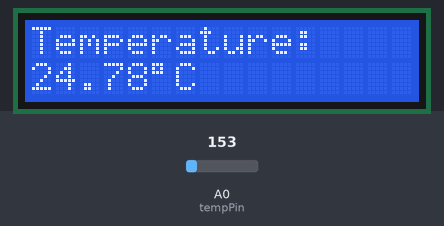
Bench run of a sketch on a simulated Arduino Uno, built with avr-gcc and run on an emulated ATmega328P. Shown: 16×2 character LCD. The test bench sets the inputs (shaded band); at power-on: A0 (tempPin) = 153.

Above: at 1.2 s.
1.3 s: A0 (tempPin) set to 165
At 3.1 s:
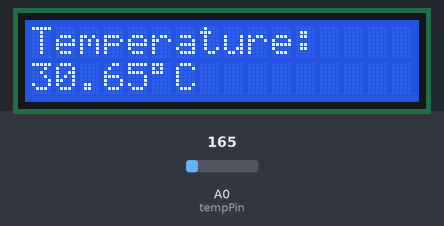
3.5 s: A0 (tempPin) set to 175
At 5.0 s:
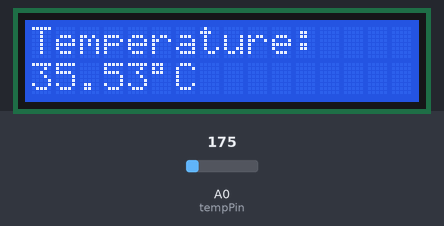
5.5 s: A0 (tempPin) set to 191
At 6.7 s:
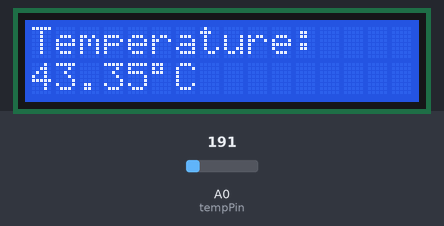
Timing chart, 0 to 8.5 s (numbered marks = the images above; inputs shaded):
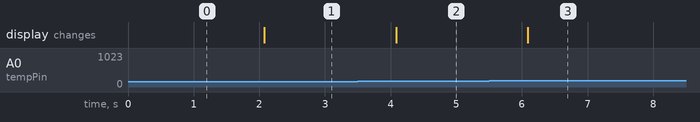

Measured:
- after the input at 1.3 s, the display: changes after 0.78 s (image 1)
- after the input at 3.5 s, the display: changes after 0.58 s (image 2)
- after the input at 5.5 s, the display: changes after 0.59 s (image 3)

The sketch:

temperature.ino
```cpp
#include <LiquidCrystal.h>

LiquidCrystal lcd(7, 6, 5, 4, 3, 8);

const int tempPin = A0;

void setup() {
  lcd.begin(16, 2);
  lcd.clear();
}

void loop() {
  int value = analogRead(tempPin);

  float voltage = value * 5.0 / 1023.0;
  float temperature = (voltage - 0.5) * 100.0;

  lcd.setCursor(0, 0);
  lcd.print("Temperature:");

  lcd.setCursor(0, 1);
  lcd.print(temperature);
  lcd.write(223);
  lcd.print("C   ");

  delay(1000);
}
```
